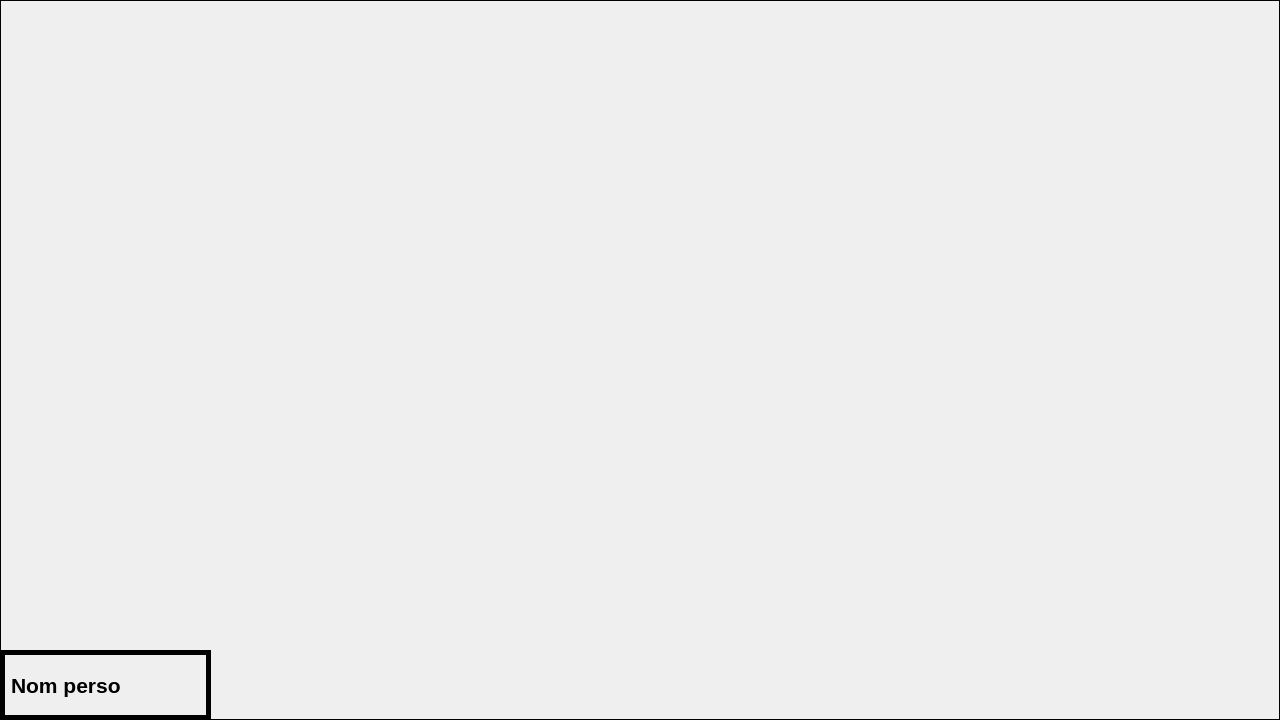
<?xml version="1.0" encoding="UTF-8"?>
<ui version="4.0">
 <class>Map</class>
 <widget class="QWidget" name="Map">
  <property name="geometry">
   <rect>
    <x>0</x>
    <y>0</y>
    <width>1280</width>
    <height>720</height>
   </rect>
  </property>
  <property name="windowTitle">
   <string>Form</string>
  </property>
  <widget class="QLabel" name="BackGround">
   <property name="geometry">
    <rect>
     <x>0</x>
     <y>0</y>
     <width>1280</width>
     <height>720</height>
    </rect>
   </property>
   <property name="baseSize">
    <size>
     <width>100</width>
     <height>100</height>
    </size>
   </property>
   <property name="autoFillBackground">
    <bool>true</bool>
   </property>
   <property name="frameShape">
    <enum>QFrame::Shape::Box</enum>
   </property>
   <property name="text">
    <string/>
   </property>
   <property name="textFormat">
    <enum>Qt::TextFormat::PlainText</enum>
   </property>
   <property name="pixmap">
    <pixmap resource="Image.qrc">:/Decor/Image_Qt/Decor/5a8.png</pixmap>
   </property>
   <property name="scaledContents">
    <bool>true</bool>
   </property>
  </widget>
  <widget class="QLabel" name="NomPerso">
   <property name="geometry">
    <rect>
     <x>0</x>
     <y>650</y>
     <width>211</width>
     <height>70</height>
    </rect>
   </property>
   <property name="font">
    <font>
     <pointsize>16</pointsize>
     <bold>true</bold>
    </font>
   </property>
   <property name="autoFillBackground">
    <bool>true</bool>
   </property>
   <property name="frameShape">
    <enum>QFrame::Shape::Box</enum>
   </property>
   <property name="lineWidth">
    <number>5</number>
   </property>
   <property name="text">
    <string>Nom perso</string>
   </property>
  </widget>
 </widget>
 <resources>
  <include location="Image.qrc"/>
 </resources>
 <connections/>
</ui>
